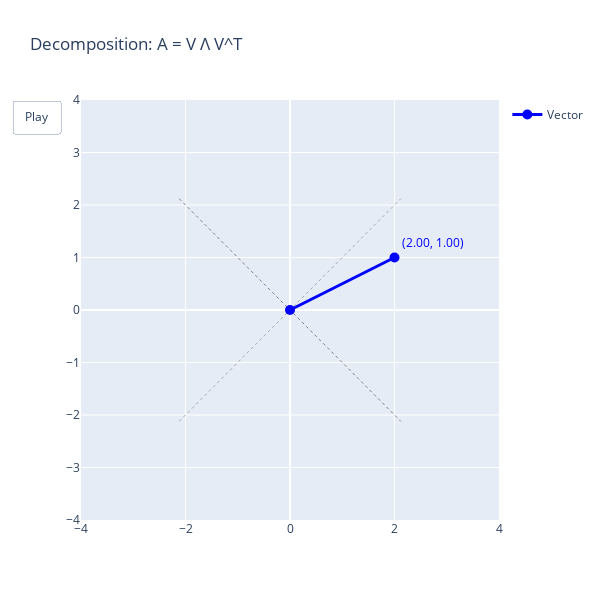

Notebook cell for this chart:
### Markdown cell above
We can show that A (the whole transformation) can be represented using two steps

- Rotation
- Scaling 
- Rotation

$$
A = V \Lambda V^T
$$

Where V is a rotation matrix (orthogonal) and Lambda is a scaling matrix (diagonal).

### Code cell
# Helper to format coordinates
def fmt(x, y):
    return f"({x:.2f}, {y:.2f})"

v = np.array([2, 1])
# Create the transformation steps
v_step0 = v
v_step1 = eigenvectors.T @ v  # First rotation (V^T)
v_step2 = np.diag(eigenvalues) @ v_step1  # Scaling (Lambda)
v_step3 = eigenvectors @ v_step2  # Second rotation (V)

# Helper: eigenvector lines for the plot
def eigenvector_lines(e1, e2, scale=3):
    return [
        go.Scatter(
            x=[-scale * e1[0], scale * e1[0]],
            y=[-scale * e1[1], scale * e1[1]],
            mode='lines',
            line=dict(color='gray', width=1, dash='dot'),
            showlegend=False,
            name='Eigenvector 1'
        ),
        go.Scatter(
            x=[-scale * e2[0], scale * e2[0]],
            y=[-scale * e2[1], scale * e2[1]],
            mode='lines',
            line=dict(color='darkgray', width=1, dash='dot'),
            showlegend=False,
            name='Eigenvector 2'
        )
    ]

# Create frames for animation (with labels)
frames = []

# Frame 0: Original vector
frames.append(go.Frame(
    data=[
        *eigenvector_lines(e1, e2),
        go.Scatter(x=[0, v_step0[0]], y=[0, v_step0[1]], 
                  mode='lines+markers+text', name='Vector',
                  line=dict(color='blue', width=3),
                  marker=dict(size=10),
                  text=[None, fmt(v_step0[0], v_step0[1])],
                  textposition='top right',
                  textfont=dict(color='blue'))
    ],
    name='0',
    layout=go.Layout(title_text='Step 0: Original vector v')
))

# Frame 1: After first rotation (V^T)
frames.append(go.Frame(
    data=[
        *eigenvector_lines(e1, e2),
        go.Scatter(x=[0, v_step1[0]], y=[0, v_step1[1]], 
                  mode='lines+markers+text', name='Vector',
                  line=dict(color='green', width=3),
                  marker=dict(size=10),
                  text=[None, fmt(v_step1[0], v_step1[1])],
                  textposition='top right',
                  textfont=dict(color='green'))
    ],
    name='1',
    layout=go.Layout(title_text='Step 1: After rotation by V^T')
))

# Frame 2: After scaling (Lambda)
frames.append(go.Frame(
    data=[
        *eigenvector_lines(e1, e2),
        go.Scatter(x=[0, v_step2[0]], y=[0, v_step2[1]], 
                  mode='lines+markers+text', name='Vector',
                  line=dict(color='orange', width=3),
                  marker=dict(size=10),
                  text=[None, fmt(v_step2[0], v_step2[1])],
                  textposition='top right',
                  textfont=dict(color='orange'))
    ],
    name='2',
    layout=go.Layout(title_text='Step 2: After scaling by Λ')
))

# Frame 3: After second rotation (V)
frames.append(go.Frame(
    data=[
        *eigenvector_lines(e1, e2),
        go.Scatter(x=[0, v_step3[0]], y=[0, v_step3[1]], 
                  mode='lines+markers+text', name='Vector',
                  line=dict(color='red', width=3),
                  marker=dict(size=10),
                  text=[None, fmt(v_step3[0], v_step3[1])],
                  textposition='top right',
                  textfont=dict(color='red'))
    ],
    name='3',
    layout=go.Layout(title_text='Step 3: After rotation by V (final: A·v)')
))

# Create initial figure
fig = go.Figure(
    data=[
        *eigenvector_lines(e1, e2),
        go.Scatter(x=[0, v_step0[0]], y=[0, v_step0[1]], 
                  mode='lines+markers+text', name='Vector',
                  line=dict(color='blue', width=3),
                  marker=dict(size=10),
                  text=[None, fmt(v_step0[0], v_step0[1])],
                  textposition='top right',
                  textfont=dict(color='blue'))
    ],
    layout=go.Layout(
        title='Decomposition: A = V Λ V^T',
        xaxis=dict(range=[-4, 4], zeroline=True, zerolinewidth=2),
        yaxis=dict(range=[-4, 4], zeroline=True, zerolinewidth=2),
        updatemenus=[dict(
            type='buttons',
            showactive=False,
            buttons=[
                 dict(label='Play', method='animate',
                     args=[None, dict(frame=dict(duration=2000, redraw=True), 
                                  fromcurrent=True)])
            ]
        )],
        width=600,
        height=600
    ),
    frames=frames
)

fig.show()

### Figure 1 — Plotly figure (JSON) as saved in the notebook; plotly's stock layout.template omitted (floating-point values rounded to 4 significant figures)
{"data": [{"line": {"color": "gray", "dash": "dot", "width": 1}, "mode": "lines", "name": "Eigenvector 1", "showlegend": false, "type": "scatter", "x": [-2.121, 2.121], "y": [2.121, -2.121]}, {"line": {"color": "darkgray", "dash": "dot", "width": 1}, "mode": "lines", "name": "Eigenvector 2", "showlegend": false, "type": "scatter", "x": [-2.121, 2.121], "y": [-2.121, 2.121]}, {"line": {"color": "blue", "width": 3}, "marker": {"size": 10}, "mode": "lines+markers+text", "name": "Vector", "text": [null, "(2.00, 1.00)"], "textfont": {"color": "blue"}, "textposition": "top right", "type": "scatter", "x": [0, 2], "y": [0, 1]}], "layout": {"height": 600, "title": {"text": "Decomposition: A = V Λ V^T"}, "updatemenus": [{"buttons": [{"args": [null, {"frame": {"duration": 2000, "redraw": true}, "fromcurrent": true}], "label": "Play", "method": "animate"}], "showactive": false, "type": "buttons"}], "width": 600, "xaxis": {"range": [-4, 4], "zeroline": true, "zerolinewidth": 2}, "yaxis": {"range": [-4, 4], "zeroline": true, "zerolinewidth": 2}}}
